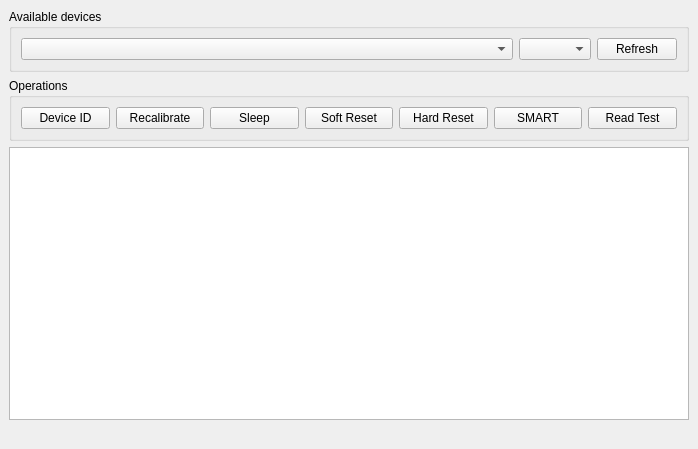
<?xml version="1.0" encoding="UTF-8"?>
<ui version="4.0">
 <class>MainWindow</class>
 <widget class="QMainWindow" name="MainWindow">
  <property name="geometry">
   <rect>
    <x>0</x>
    <y>0</y>
    <width>698</width>
    <height>449</height>
   </rect>
  </property>
  <property name="windowTitle">
   <string>MiniAHCI Test Application</string>
  </property>
  <widget class="QWidget" name="centralwidget">
   <layout class="QVBoxLayout" name="verticalLayout">
    <item>
     <widget class="QGroupBox" name="groupBox_1">
      <property name="title">
       <string>Available devices</string>
      </property>
      <layout class="QHBoxLayout" name="horizontalLayout">
       <item>
        <widget class="QComboBox" name="deviceBox">
         <property name="sizePolicy">
          <sizepolicy hsizetype="MinimumExpanding" vsizetype="Fixed">
           <horstretch>0</horstretch>
           <verstretch>0</verstretch>
          </sizepolicy>
         </property>
        </widget>
       </item>
       <item>
        <widget class="QComboBox" name="portBox"/>
       </item>
       <item>
        <widget class="QPushButton" name="refreshButton">
         <property name="text">
          <string>Refresh</string>
         </property>
        </widget>
       </item>
      </layout>
     </widget>
    </item>
    <item>
     <widget class="QGroupBox" name="groupBox_2">
      <property name="title">
       <string>Operations</string>
      </property>
      <layout class="QHBoxLayout" name="horizontalLayout_2">
       <item>
        <widget class="QPushButton" name="idButton">
         <property name="text">
          <string>Device ID</string>
         </property>
        </widget>
       </item>
       <item>
        <widget class="QPushButton" name="recalibrateButton">
         <property name="text">
          <string>Recalibrate</string>
         </property>
        </widget>
       </item>
       <item>
        <widget class="QPushButton" name="sleepButton">
         <property name="text">
          <string>Sleep</string>
         </property>
        </widget>
       </item>
       <item>
        <widget class="QPushButton" name="sResetButton">
         <property name="text">
          <string>Soft Reset</string>
         </property>
        </widget>
       </item>
       <item>
        <widget class="QPushButton" name="hResetButton">
         <property name="text">
          <string>Hard Reset</string>
         </property>
        </widget>
       </item>
       <item>
        <widget class="QPushButton" name="smartButton">
         <property name="text">
          <string>SMART</string>
         </property>
        </widget>
       </item>
       <item>
        <widget class="QPushButton" name="readTestButton">
         <property name="text">
          <string>Read Test</string>
         </property>
        </widget>
       </item>
      </layout>
     </widget>
    </item>
    <item>
     <widget class="QPlainTextEdit" name="plainTextEdit">
      <property name="lineWrapMode">
       <enum>QPlainTextEdit::NoWrap</enum>
      </property>
      <property name="readOnly">
       <bool>true</bool>
      </property>
     </widget>
    </item>
    <item>
     <widget class="QLabel" name="statusLabel">
      <property name="text">
       <string/>
      </property>
     </widget>
    </item>
   </layout>
  </widget>
 </widget>
 <resources/>
 <connections/>
</ui>
